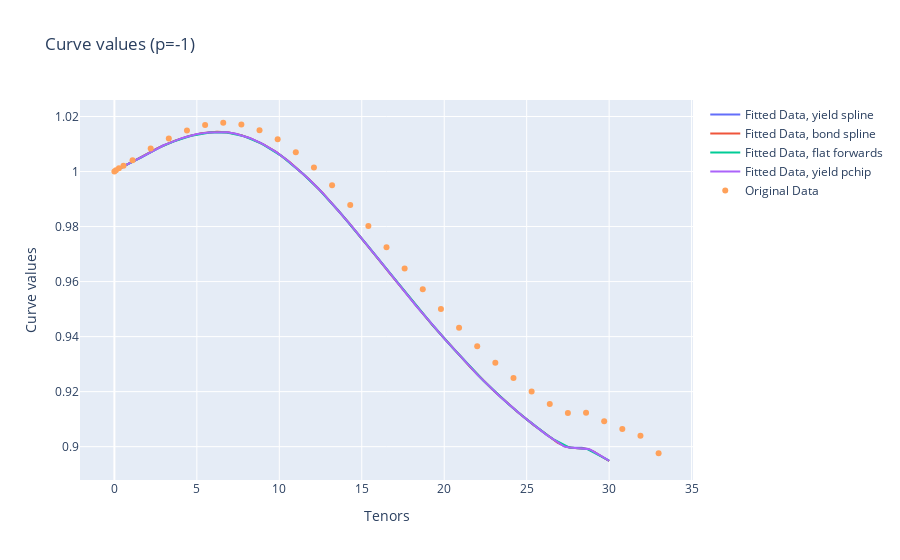
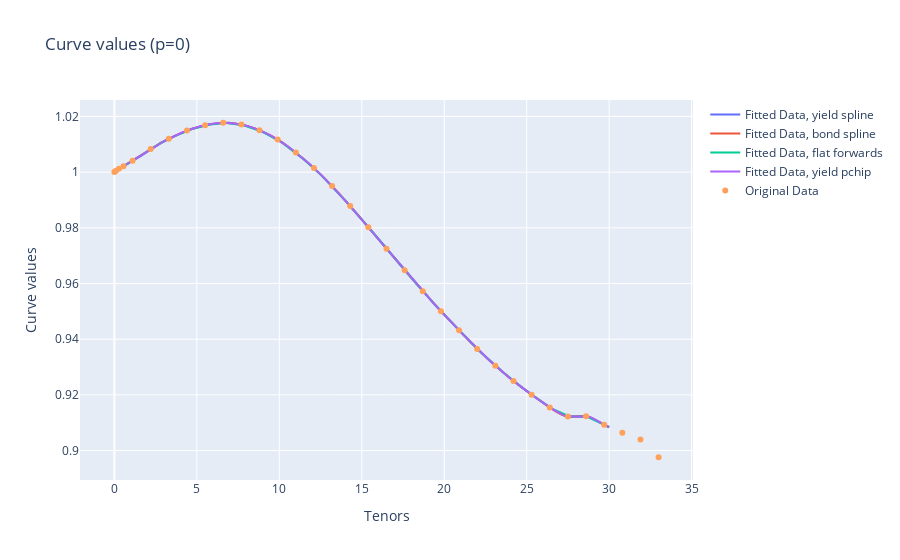
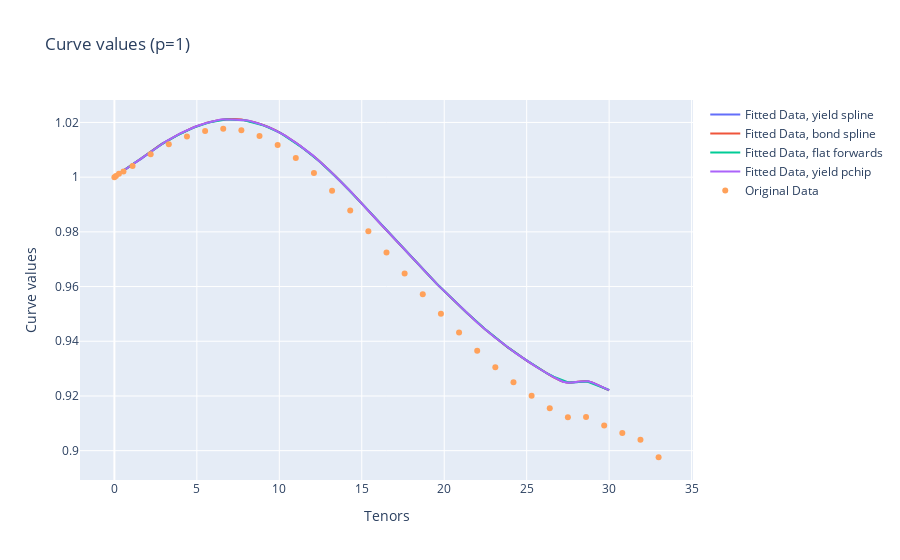
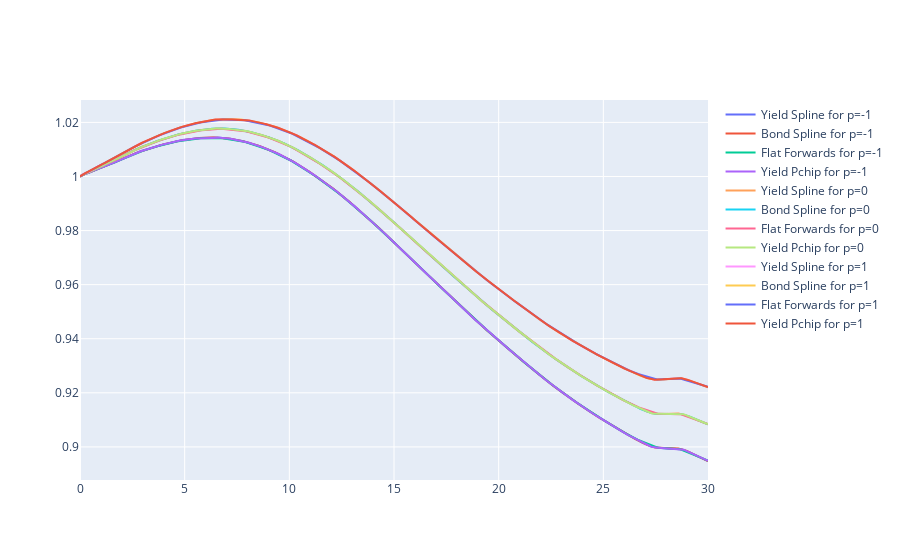

The cell these charts' notebook holds for them, in order:
### Code cell
y = {}  # Dictionary to store the values
date = "2020-02-02"


# Create an array of tenors for which we want to get the curve values


tenors = np.linspace(0, 30, 1000)


# Figure for cubic spline perturbations


fig_per = go.Figure()

curve_bs = lambda t: bond_spline_curve.get_value(date, tenors=t)
curve_ys = lambda t: yield_spline_curve.get_value(date, tenors=t)
curve_flat = lambda t: flat_forwards_curve.get_value(date, tenors=t)
curve_pchip = lambda t: yield_pchip_curve.get_value(date, tenors=t)


data_y = yield_spline_curve.zc_yields.loc["2020-02-02"]


data_b = np.exp(-data_y * data_y.index)


for p in np.array([-1, 0, 1]):
    # Compute curve values for all tenors
    yield_spline_curve.p = p

    bond_spline_curve.p = p

    flat_forwards_curve.p = p

    yield_pchip_curve.p = p

    curve_values_ys = curve_ys(tenors)
    curve_values_bs = curve_bs(tenors)
    curve_values_flat = curve_flat(tenors)
    curve_values_pchip = curve_pchip(tenors)

    # Create a plot

    fig = go.Figure()

    x_data = tenors

    x_original = data_b.index.values

    y_original = data_b.values
    fig.add_trace(
        go.Scatter(x=x_data, y=curve_values_ys, name="Fitted Data, yield spline")
    )
    fig.add_trace(
        go.Scatter(x=x_data, y=curve_values_bs, name="Fitted Data, bond spline")
    )
    fig.add_trace(
        go.Scatter(x=x_data, y=curve_values_flat, name="Fitted Data, flat forwards")
    )
    fig.add_trace(
        go.Scatter(x=x_data, y=curve_values_pchip, name="Fitted Data, yield pchip")
    )

    fig_per.add_trace(
        go.Scatter(x=x_data, y=curve_values_ys, name=f"Yield Spline for p={p}")
    )
    fig_per.add_trace(
        go.Scatter(x=x_data, y=curve_values_bs, name=f"Bond Spline for p={p}")
    )
    fig_per.add_trace(
        go.Scatter(x=x_data, y=curve_values_flat, name=f"Flat Forwards for p={p}")
    )
    fig_per.add_trace(
        go.Scatter(x=x_data, y=curve_values_pchip, name=f"Yield Pchip for p={p}")
    )
    fig.add_trace(
        go.Scatter(x=x_original, y=y_original, mode="markers", name="Original Data")
    )

    y[(p, "ys")] = curve_values_ys

    y[(p, "bs")] = curve_values_bs

    y[(p, "flat")] = curve_values_flat

    y[(p, "pchip")] = curve_values_pchip

    # Add title and labels
    fig.update_layout(
        title=f"Curve values (p={p})", xaxis_title="Tenors", yaxis_title=f"Curve values"
    )

    # Show plot

    fig.show()


fig_per.show()


# Figures for differences


list_str = ["ys", "bs", "flat", "pchip"]


for str in list_str:
    fig_per_diff = go.Figure()
    fig_per_diff.add_trace(
        go.Scatter(x=x_data, y=y[(1, str)] - y[(0, str)], name=f"$y_1-y_0$ {str}")
    )
    fig_per_diff.add_trace(
        go.Scatter(x=x_data, y=y[(0, str)] - y[(-1, str)], name=f"$y_0-y_{-1}$ {str}")
    )
    fig_per_diff.update_layout(
        title=f"Difference between perturbed curves",
        xaxis_title="Tenors",
        yaxis_title=f"Curves difference values",
    )

    fig_per_diff.show()

### Figure 1 — Plotly figure (JSON) as saved in the notebook; plotly's stock layout.template omitted (floating-point values rounded to 4 significant figures; data arrays with more than 128 entries replaced by an {"elided": "..."} marker saying what was removed)
{"data": [{"name": "Fitted Data, yield spline", "type": "scatter", "x": {"elided": "1000 float values"}, "y": {"elided": "1000 float values"}}, {"name": "Fitted Data, bond spline", "type": "scatter", "x": {"elided": "1000 float values"}, "y": {"elided": "1000 float values"}}, {"name": "Fitted Data, flat forwards", "type": "scatter", "x": {"elided": "1000 float values"}, "y": {"elided": "1000 float values"}}, {"name": "Fitted Data, yield pchip", "type": "scatter", "x": {"elided": "1000 float values"}, "y": {"elided": "1000 float values"}}, {"mode": "markers", "name": "Original Data", "type": "scatter", "x": [0.0, 0.09167, 0.275, 0.55, 1.1, 2.2, 3.3, 4.4, 5.5, 6.6, 7.7, 8.8, 9.9, 11.0, 12.1, 13.2, 14.3, 15.4, 16.5, 17.6, 18.7, 19.8, 20.9, 22.0, 23.1, 24.2, 25.3, 26.4, 27.5, 28.6, 29.7, 30.8, 31.9, 33.0], "y": [1.0, 1.0, 1.001, 1.002, 1.004, 1.008, 1.012, 1.015, 1.017, 1.018, 1.017, 1.015, 1.012, 1.007, 1.002, 0.995, 0.9878, 0.9802, 0.9725, 0.9648, 0.9572, 0.95, 0.9432, 0.9365, 0.9305, 0.925, 0.92, 0.9155, 0.9122, 0.9123, 0.9092, 0.9064, 0.904, 0.8976]}], "layout": {"title": {"text": "Curve values (p=-1)"}, "xaxis": {"title": {"text": "Tenors"}}, "yaxis": {"title": {"text": "Curve values"}}}}

### Figure 2 — Plotly figure (JSON) as saved in the notebook; plotly's stock layout.template omitted (floating-point values rounded to 4 significant figures; data arrays with more than 128 entries replaced by an {"elided": "..."} marker saying what was removed)
{"data": [{"name": "Fitted Data, yield spline", "type": "scatter", "x": {"elided": "1000 float values"}, "y": {"elided": "1000 float values"}}, {"name": "Fitted Data, bond spline", "type": "scatter", "x": {"elided": "1000 float values"}, "y": {"elided": "1000 float values"}}, {"name": "Fitted Data, flat forwards", "type": "scatter", "x": {"elided": "1000 float values"}, "y": {"elided": "1000 float values"}}, {"name": "Fitted Data, yield pchip", "type": "scatter", "x": {"elided": "1000 float values"}, "y": {"elided": "1000 float values"}}, {"mode": "markers", "name": "Original Data", "type": "scatter", "x": [0.0, 0.09167, 0.275, 0.55, 1.1, 2.2, 3.3, 4.4, 5.5, 6.6, 7.7, 8.8, 9.9, 11.0, 12.1, 13.2, 14.3, 15.4, 16.5, 17.6, 18.7, 19.8, 20.9, 22.0, 23.1, 24.2, 25.3, 26.4, 27.5, 28.6, 29.7, 30.8, 31.9, 33.0], "y": [1.0, 1.0, 1.001, 1.002, 1.004, 1.008, 1.012, 1.015, 1.017, 1.018, 1.017, 1.015, 1.012, 1.007, 1.002, 0.995, 0.9878, 0.9802, 0.9725, 0.9648, 0.9572, 0.95, 0.9432, 0.9365, 0.9305, 0.925, 0.92, 0.9155, 0.9122, 0.9123, 0.9092, 0.9064, 0.904, 0.8976]}], "layout": {"title": {"text": "Curve values (p=0)"}, "xaxis": {"title": {"text": "Tenors"}}, "yaxis": {"title": {"text": "Curve values"}}}}

### Figure 3 — Plotly figure (JSON) as saved in the notebook; plotly's stock layout.template omitted (floating-point values rounded to 4 significant figures; data arrays with more than 128 entries replaced by an {"elided": "..."} marker saying what was removed)
{"data": [{"name": "Fitted Data, yield spline", "type": "scatter", "x": {"elided": "1000 float values"}, "y": {"elided": "1000 float values"}}, {"name": "Fitted Data, bond spline", "type": "scatter", "x": {"elided": "1000 float values"}, "y": {"elided": "1000 float values"}}, {"name": "Fitted Data, flat forwards", "type": "scatter", "x": {"elided": "1000 float values"}, "y": {"elided": "1000 float values"}}, {"name": "Fitted Data, yield pchip", "type": "scatter", "x": {"elided": "1000 float values"}, "y": {"elided": "1000 float values"}}, {"mode": "markers", "name": "Original Data", "type": "scatter", "x": [0.0, 0.09167, 0.275, 0.55, 1.1, 2.2, 3.3, 4.4, 5.5, 6.6, 7.7, 8.8, 9.9, 11.0, 12.1, 13.2, 14.3, 15.4, 16.5, 17.6, 18.7, 19.8, 20.9, 22.0, 23.1, 24.2, 25.3, 26.4, 27.5, 28.6, 29.7, 30.8, 31.9, 33.0], "y": [1.0, 1.0, 1.001, 1.002, 1.004, 1.008, 1.012, 1.015, 1.017, 1.018, 1.017, 1.015, 1.012, 1.007, 1.002, 0.995, 0.9878, 0.9802, 0.9725, 0.9648, 0.9572, 0.95, 0.9432, 0.9365, 0.9305, 0.925, 0.92, 0.9155, 0.9122, 0.9123, 0.9092, 0.9064, 0.904, 0.8976]}], "layout": {"title": {"text": "Curve values (p=1)"}, "xaxis": {"title": {"text": "Tenors"}}, "yaxis": {"title": {"text": "Curve values"}}}}

### Figure 4 — Plotly figure (JSON) as saved in the notebook; plotly's stock layout.template omitted (floating-point values rounded to 4 significant figures; data arrays with more than 128 entries replaced by an {"elided": "..."} marker saying what was removed)
{"data": [{"name": "Yield Spline for p=-1", "type": "scatter", "x": {"elided": "1000 float values"}, "y": {"elided": "1000 float values"}}, {"name": "Bond Spline for p=-1", "type": "scatter", "x": {"elided": "1000 float values"}, "y": {"elided": "1000 float values"}}, {"name": "Flat Forwards for p=-1", "type": "scatter", "x": {"elided": "1000 float values"}, "y": {"elided": "1000 float values"}}, {"name": "Yield Pchip for p=-1", "type": "scatter", "x": {"elided": "1000 float values"}, "y": {"elided": "1000 float values"}}, {"name": "Yield Spline for p=0", "type": "scatter", "x": {"elided": "1000 float values"}, "y": {"elided": "1000 float values"}}, {"name": "Bond Spline for p=0", "type": "scatter", "x": {"elided": "1000 float values"}, "y": {"elided": "1000 float values"}}, {"name": "Flat Forwards for p=0", "type": "scatter", "x": {"elided": "1000 float values"}, "y": {"elided": "1000 float values"}}, {"name": "Yield Pchip for p=0", "type": "scatter", "x": {"elided": "1000 float values"}, "y": {"elided": "1000 float values"}}, {"name": "Yield Spline for p=1", "type": "scatter", "x": {"elided": "1000 float values"}, "y": {"elided": "1000 float values"}}, {"name": "Bond Spline for p=1", "type": "scatter", "x": {"elided": "1000 float values"}, "y": {"elided": "1000 float values"}}, {"name": "Flat Forwards for p=1", "type": "scatter", "x": {"elided": "1000 float values"}, "y": {"elided": "1000 float values"}}, {"name": "Yield Pchip for p=1", "type": "scatter", "x": {"elided": "1000 float values"}, "y": {"elided": "1000 float values"}}], "layout": {}}
